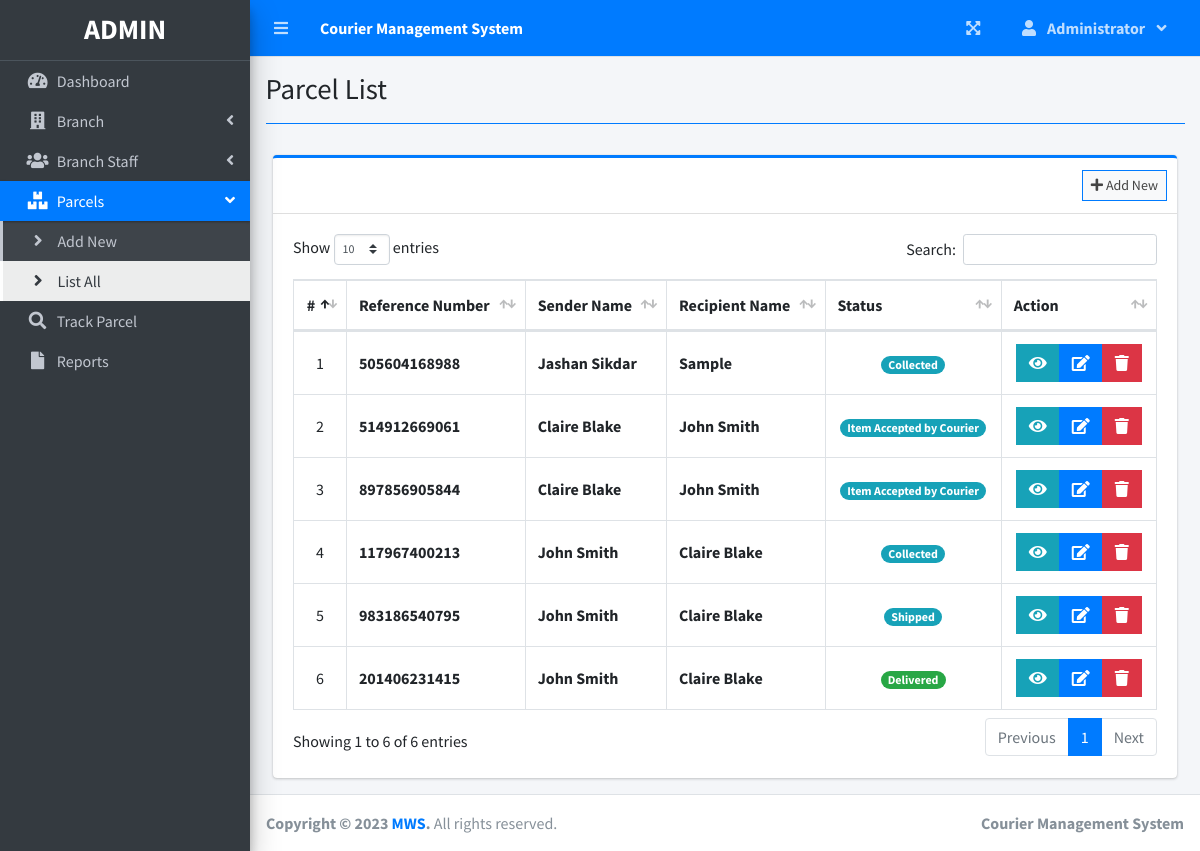
The page /index.php?page=parcel_list (signed in) on the database its author committed.
### tables this page shows
CREATE TABLE `parcels` (
  `id` int(30) NOT NULL,
  `reference_number` varchar(100) NOT NULL,
  `sender_name` text NOT NULL,
  `sender_address` text NOT NULL,
  `sender_contact` text NOT NULL,
  `recipient_name` text NOT NULL,
  `recipient_address` text NOT NULL,
  `recipient_contact` text NOT NULL,
  `type` int(1) NOT NULL COMMENT '1 = Deliver, 2=Pickup',
  `from_branch_id` varchar(30) NOT NULL,
  `to_branch_id` varchar(30) NOT NULL,
  `weight` varchar(100) NOT NULL,
  `height` varchar(100) NOT NULL,
  `width` varchar(100) NOT NULL,
  `length` varchar(100) NOT NULL,
  `price` float NOT NULL,
  `status` int(2) NOT NULL DEFAULT 0,
  `date_created` datetime NOT NULL DEFAULT current_timestamp()
);

### parcel_list.php (the view, shortened to what this page needs)
<?php include'db_connect.php' ?>
<div class="col-lg-12">
	<div class="card card-outline card-primary">
		<div class="card-header">
			<div class="card-tools">
				<a class="btn btn-block btn-sm btn-default btn-flat border-primary " href="./index.php?page=new_parcel"><i class="fa fa-plus"></i> Add New</a>
			</div>
		</div>
		<div class="card-body">
			<table class="table tabe-hover table-bordered" id="list">
				<!-- <colgroup>
					<col width="5%">
					<col width="15%">
					<col width="25%">
					<col width="25%">
					<col width="15%">
				</colgroup> -->
				<thead>
					<tr>
						<th class="text-center">#</th>
						<th>Reference Number</th>
						<th>Sender Name</th>
						<th>Recipient Name</th>
						<th>Status</th>
						<th>Action</th>
					</tr>
				</thead>
				<tbody>
					<?php
					$i = 1;
					$where = "";
					$qry = $conn->query("SELECT * from parcels $where order by  unix_timestamp(date_created) desc ");
					while($row= $qry->fetch_assoc()):
					?>
					<tr>
						<td class="text-center"><?php echo $i++ ?></td>
						<td><b><?php echo ($row['reference_number']) ?></b></td>
						<td><b><?php echo ucwords($row['sender_name']) ?></b></td>
						<td><b><?php echo ucwords($row['recipient_name']) ?></b></td>
						<td class="text-center">
							<?php
							switch ($row['status']) {
								case '1':
									echo "<span class='badge badge-pill badge-info'> Collected</span>";
									break;
								case '2':
									echo "<span class='badge badge-pill badge-info'> Shipped</span>";
									break;
								case '7':
									echo "<span class='badge badge-pill badge-success'>Delivered</span>";
									break;
								default:
									echo "<span class='badge badge-pill badge-info'> Item Accepted by Courier</span>";
									break;
							}
							?>
						</td>
						<td class="text-center">
		                    <div class="btn-group">
		                    	<button type="button" class="btn btn-info btn-flat view_parcel" data-id="<?php echo $row['id'] ?>">
		                          <i class="fas fa-eye"></i>
		                        </button>
		                        <a href="index.php?page=edit_parcel&id=<?php echo $row['id'] ?>" class="btn btn-primary btn-flat ">
		                          <i class="fas fa-edit"></i>
		                        </a>
		                        <button type="button" class="btn btn-danger btn-flat delete_parcel" data-id="<?php echo $row['id'] ?>">
		                          <i class="fas fa-trash"></i>
		                        </button>
	                      </div>
						</td>
					</tr>
				<?php endwhile; ?>
				</tbody>
			</table>
		</div>
	</div>
</div>

### parcel_list.php (style rules this page uses)
table td { vertical-align: middle !important; }

### rows shown on the page
parcels: reference_number "505604168988", sender_name "Jashan Sikdar", recipient_name "Sample", status "Collected"
parcels: reference_number "514912669061", sender_name "Claire Blake", recipient_name "John Smith", status "Item Accepted by Courier"
parcels: reference_number "897856905844", sender_name "Claire Blake", recipient_name "John Smith", status "Item Accepted by Courier"
parcels: reference_number "117967400213", sender_name "John Smith", recipient_name "Claire Blake", status "Collected"
parcels: reference_number "983186540795", sender_name "John Smith", recipient_name "Claire Blake", status "Shipped"
parcels: reference_number "201406231415", sender_name "John Smith", recipient_name "Claire Blake", status "Delivered"

### other values the page prints
$_SESSION['system']['name'] "Courier Management System"
$_SESSION['login_firstname'] "Administrator"
$title "Parcel List"
